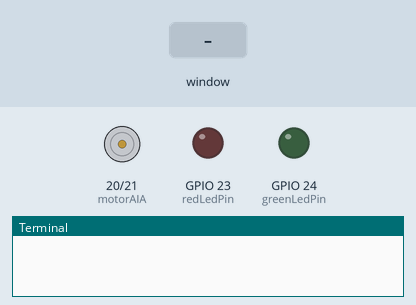
Simulated run of this program. Board: Raspberry Pi (BCM pin numbers). Parts: motor-driver pin pairs drawn as motors (green arrow = first pin HIGH = forward, orange = second pin HIGH = backward, longer = more drive), output pins drawn as LEDs (lit = HIGH), the last lines printed to the terminal. The inputs (shaded band) are chosen by the test bench. The desktop window is not drawn, its controls go by their first labels and the mouse button is held 0.15 s.

Above: at 1.2 s.
1.3 s: slider 1 in the window set to 50
At 1.9 s:
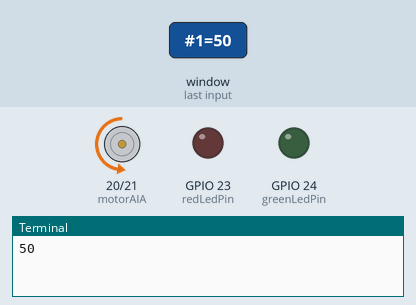
2.8 s: slider 1 in the window set to 100
At 4.0 s:
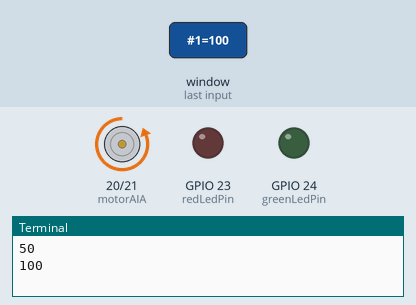
4.3 s: slider 1 in the window set to 25
At 5.4 s:
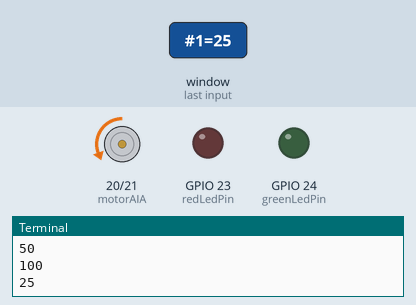
5.8 s: control labelled "on" in the window clicked
At 6.5 s:
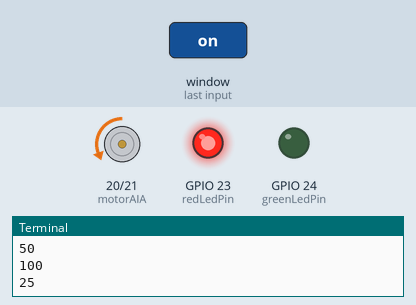
7.3 s: slider 1 in the window set to 0
At 7.6 s:
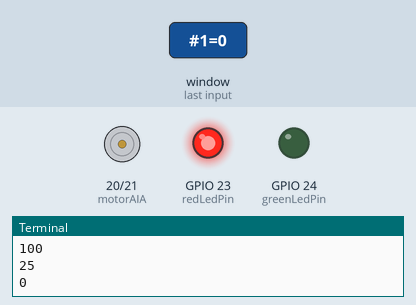
8.8 s: control no. 2 labelled "on" in the window clicked
At 10.0 s:
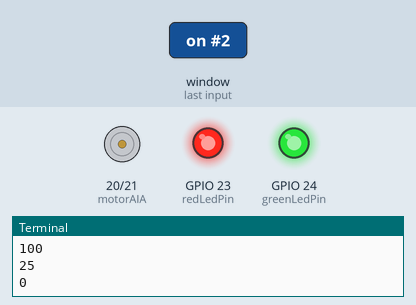
Timing chart, 0 to 11.3 s (numbered marks = the images above; inputs shaded):
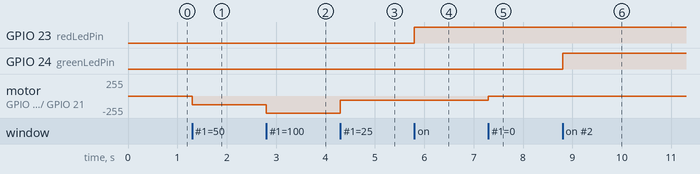

Measured:
- after the input at 1.3 s, motor on GPIO 20 (motorAIA) / GPIO 21 (motorAIB): stopped → backward 128/255 at once
- after the input at 2.8 s, motor on GPIO 20 (motorAIA) / GPIO 21 (motorAIB): backward 128/255 → backward 255/255 at once
- after the input at 4.3 s, motor on GPIO 20 (motorAIA) / GPIO 21 (motorAIB): backward 255/255 → backward 64/255 at once
- after the input at 5.8 s, GPIO 23 (redLedPin): LOW → HIGH at once
- after the input at 7.3 s, motor on GPIO 20 (motorAIA) / GPIO 21 (motorAIB): backward 64/255 → stopped at once
- after the input at 8.8 s, GPIO 24 (greenLedPin): LOW → HIGH at once

The program:

main23-1.py
```python
# tkinter: GUI 라이브러리
# RPi.GPIO: 라즈베리파이 GPIO 핀 제어 라이브러리
import tkinter
import tkinter.font
import RPi.GPIO as GPIO

# 빨간색, 초록색 LED가 연결된 GPIO 핀 번호
redLedPin = 23
greenLedPin = 24

# GPIO 설정
GPIO.setwarnings(False)  # 경고 메시지 비활성화
GPIO.setmode(GPIO.BCM)  # BCM 핀 번호 사용
GPIO.setup(redLedPin, GPIO.OUT)  # 빨간 LED 출력 모드 설정
GPIO.setup(greenLedPin, GPIO.OUT)  # 초록 LED 출력 모드 설정

# 팬 모터가 연결된 GPIO 핀 번호
motorAIA = 20
motorAIB = 21

# 팬 모터 핀을 출력 모드로 설정
GPIO.setup(motorAIA, GPIO.OUT)
GPIO.setup(motorAIB, GPIO.OUT)

# 팬 모터 PWM 설정 (주파수: 500Hz)
motorAIAPwm = GPIO.PWM(motorAIA, 500)
motorAIAPwm.start(0)  # 초기 듀티 사이클: 0% (정지 상태)

motorAIBPwm = GPIO.PWM(motorAIB, 500)
motorAIBPwm.start(0)  # 초기 듀티 사이클: 0% (정지 상태)

# 빨간색 LED 켜기 함수
def redLedOn():
    GPIO.output(redLedPin, 1)  # GPIO 핀에 HIGH 신호 출력 (LED 켜기)

# 빨간색 LED 끄기 함수
def redLedOff():
    GPIO.output(redLedPin, 0)  # GPIO 핀에 LOW 신호 출력 (LED 끄기)

# 초록색 LED 켜기 함수
def greenLedOn():
    GPIO.output(greenLedPin, 1)  # GPIO 핀에 HIGH 신호 출력 (LED 켜기)

# 초록색 LED 끄기 함수
def greenLedOff():
    GPIO.output(greenLedPin, 0)  # GPIO 핀에 LOW 신호 출력 (LED 끄기)

# 팬 속도 제어 함수 (슬라이더 값에 따라 변경)
def fanSpeed(self):
    value = scale.get()  # 슬라이더 값 가져오기
    print(value)  # 현재 슬라이더 값 출력 (디버깅용)
    motorAIAPwm.ChangeDutyCycle(0)  # AIA 핀 듀티 사이클: 0 (정지)
    motorAIBPwm.ChangeDutyCycle(value)  # AIB 핀 듀티 사이클: 슬라이더 값 설정

# Tkinter GUI 생성
window = tkinter.Tk()
window.title("LED FAN CONTROL")  # 창 제목 설정
window.geometry("400x400")  # 창 크기 설정
window.resizable(False, False)  # 창 크기 조정 비활성화

# 폰트 설정
font = tkinter.font.Font(size=15)

# 빨간색 LED 컨트롤 버튼 및 레이블 생성
redLedLabel = tkinter.Label(window, text="RED LED", font=font)  # 레이블: "RED LED"
redLedOnBtn = tkinter.Button(window, width=6, height=2, text="on", command=redLedOn)  # 빨간 LED 켜기 버튼
redLedOffBtn = tkinter.Button(window, width=6, height=2, text="off", command=redLedOff)  # 빨간 LED 끄기 버튼

# 초록색 LED 컨트롤 버튼 및 레이블 생성
greenLedLabel = tkinter.Label(window, text="GREEN LED", font=font)  # 레이블: "GREEN LED"
greenLedOnBtn = tkinter.Button(window, width=6, height=2, text="on", command=greenLedOn)  # 초록 LED 켜기 버튼
greenLedOffBtn = tkinter.Button(window, width=6, height=2, text="off", command=greenLedOff)  # 초록 LED 끄기 버튼

# 팬 속도 제어 레이블과 슬라이더 생성
fanLabel = tkinter.Label(window, text="FAN SPEED", font=font)  # 팬 속도 레이블
var = tkinter.IntVar()  # 슬라이더 값 저장 변수
scale = tkinter.Scale(window, variable=var, command=fanSpeed, orient="horizontal", showvalue=False, tickinterval=10, to=100, length=300)
# 슬라이더 속성:
# - `orient="horizontal"`: 수평 방향
# - `to=100`: 최대 값 100
# - `length=300`: 슬라이더 길이 300px

# GUI 위젯 배치
redLedLabel.grid(row=0, column=0)
redLedOnBtn.grid(row=0, column=1)
redLedOffBtn.grid(row=0, column=2)
greenLedLabel.grid(row=1, column=0)
greenLedOnBtn.grid(row=1, column=1)
greenLedOffBtn.grid(row=1, column=2)
fanLabel.grid(row=2, column=0, columnspan=3)
scale.grid(row=3, column=0, columnspan=3)

window.mainloop()

GPIO.cleanup()
```
